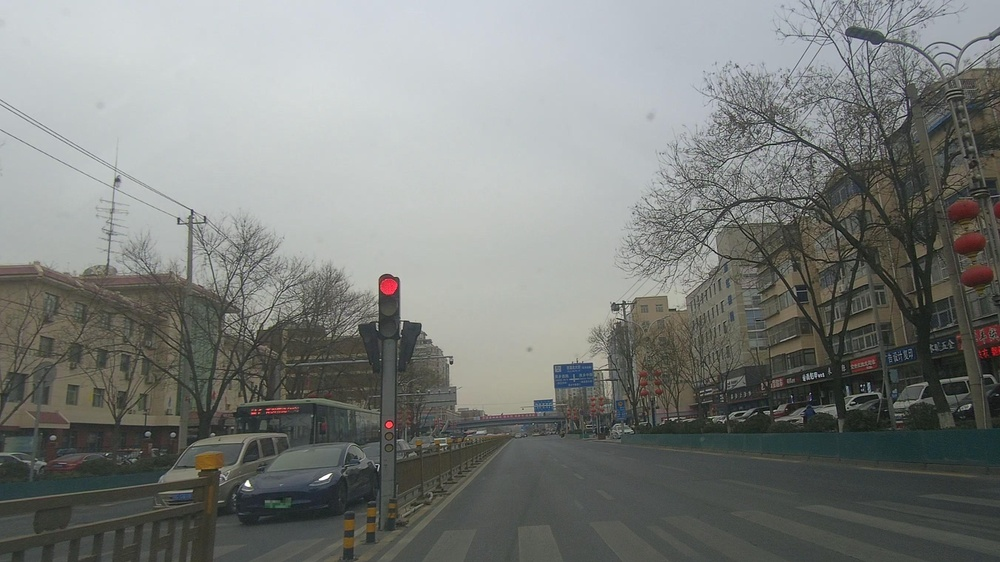
#> input picture image/boss.jpg, 1000 x 562 px, shrunk from 2704 x 1520 before the run
$ python direct_tuner.py --image image/boss.jpg --circle-tol 0.25 --intersection 0.8
#> lines starting #> are read from the running program, lines starting #| are printed output that depends on the picture; after the words box and inside, x2 and y2 are one past the last pixel; in counts of white or black regions, pixels touching at a corner belong together
#!/usr/bin/env python3
"""
Direct-method tuning helper.

Usage example:
    python direct_tuner.py --image image/boss.jpg --circle-tol 0.25 --intersection 0.8

The script draws every candidate rectangle and highlights the best direct match
so you can iteratively find good parameter values before wiring them into the UI.
"""

from __future__ import annotations

import argparse
from dataclasses import dataclass
from pathlib import Path
from typing import List, Optional, Sequence, Tuple

import cv2
import numpy as np

RED_HSV_BOUNDS = (
    (np.array([0, 80, 80]), np.array([10, 255, 255])),
    (np.array([160, 80, 80]), np.array([179, 255, 255])),
)
GREEN_HSV_BOUNDS = (np.array([35, 50, 50]), np.array([90, 255, 255]))


@dataclass
class Rectangle:
    x: int
    y: int
    w: int
    h: int


@dataclass
class Blob:
    bbox: Tuple[int, int, int, int]
    contour: np.ndarray
    color: str  # "red" | "green"


def parse_args() -> argparse.Namespace:
    parser = argparse.ArgumentParser(description="Fine tune direct detection parameters.")
    parser.add_argument("--image", required=True, help="Path to image to analyse.")
    parser.add_argument("--circle-tol", type=float, default=0.3, help="Max |1 - circularity| allowed (direct).")
    parser.add_argument(
        "--intersection",
        type=float,
        default=0.7,
        help="Required overlap ratio between rect and blob (direct).",
    )
    parser.add_argument("--min-rect-area", type=int, default=1000, help="Minimum area for rectangle candidates.")
    parser.add_argument(
        "--min-rect-aspect",
        type=float,
        default=0.75,
        help="Minimum aspect ratio (width / height) for rectangle candidates.",
    )
    parser.add_argument(
        "--max-rect-aspect",
        type=float,
        default=1.33,
        help="Maximum aspect ratio (width / height) for rectangle candidates.",
    )
    parser.add_argument(
        "--min-blob-area",
        type=int,
        default=30,
        help="Minimum contour area for blobs (after color masking).",
    )
    parser.add_argument(
        "--save",
        type=Path,
        help="Optional path to save the visualization instead of (or in addition to) showing it.",
    )
    parser.add_argument(
        "--no-window",
        action="store_true",
        help="Skip cv2.imshow (useful when running headless, rely on --save).",
    )
    return parser.parse_args()


def clean_mask(mask: np.ndarray) -> np.ndarray:
    kernel = np.ones((3, 3), np.uint8)
    return cv2.morphologyEx(cv2.morphologyEx(mask, cv2.MORPH_OPEN, kernel), cv2.MORPH_CLOSE, kernel)


def find_rectangles(
    image: np.ndarray,
    min_area: int,
    min_aspect: float,
    max_aspect: float,
) -> List[Rectangle]:
    gray = cv2.cvtColor(image, cv2.COLOR_BGR2GRAY)
    blur = cv2.GaussianBlur(gray, (5, 5), 0)
    edges = cv2.Canny(blur, 50, 150)
    contours, _ = cv2.findContours(edges, cv2.RETR_TREE, cv2.CHAIN_APPROX_SIMPLE)

    rectangles: List[Rectangle] = []
    for cnt in contours:
        x, y, w, h = cv2.boundingRect(cnt)
        area = w * h
        if area < min_area:
            continue
        aspect_ratio = w / float(h) if h else 0
        if aspect_ratio < min_aspect or aspect_ratio > max_aspect:
            continue
        rectangles.append(Rectangle(x, y, w, h))
    return rectangles


def find_color_blobs(image: np.ndarray, min_blob_area: int) -> List[Blob]:
    hsv = cv2.cvtColor(image, cv2.COLOR_BGR2HSV)

    red_mask = np.zeros(hsv.shape[:2], dtype=np.uint8)
    for lower, upper in RED_HSV_BOUNDS:
        red_mask = cv2.bitwise_or(red_mask, cv2.inRange(hsv, lower, upper))
    green_mask = cv2.inRange(hsv, GREEN_HSV_BOUNDS[0], GREEN_HSV_BOUNDS[1])

    blobs: List[Blob] = []

    for mask, color in ((red_mask, "red"), (green_mask, "green")):
        clean = clean_mask(mask)
        cnts, _ = cv2.findContours(clean, cv2.RETR_EXTERNAL, cv2.CHAIN_APPROX_SIMPLE)
        for cnt in cnts:
            if cv2.contourArea(cnt) < min_blob_area:
                continue
            blobs.append(Blob(bbox=cv2.boundingRect(cnt), contour=cnt, color=color))
    return blobs


def evaluate_circularity(contour: np.ndarray) -> float:
    perimeter = cv2.arcLength(contour, True)
    area = cv2.contourArea(contour)
    if perimeter == 0 or area == 0:
        return 0.0
    return 4 * np.pi * area / (perimeter * perimeter)


def run_direct_matching(
    rectangles: Sequence[Rectangle],
    blobs: Sequence[Blob],
    circle_tolerance: float,
    intersection_ratio: float,
) -> Tuple[Optional[dict], List[Rectangle]]:
    direct_match = None
    candidates: List[Rectangle] = []

    for rect in rectangles:
        rx, ry, rw, rh = rect.x, rect.y, rect.w, rect.h
        ratio = rw / float(rh)
        if ratio < 0.75 or ratio > 1.33:
            continue
        candidates.append(rect)

        rect_area = rw * rh

        for blob in blobs:
            circ = evaluate_circularity(blob.contour)
            if abs(1 - circ) > circle_tolerance:
                continue

            bx, by, bw, bh = blob.bbox
            blob_area = bw * bh
            xi1 = max(rx, bx)
            yi1 = max(ry, by)
            xi2 = min(rx + rw, bx + bw)
            yi2 = min(ry + rh, by + bh)
            inter_w = max(0, xi2 - xi1)
            inter_h = max(0, yi2 - yi1)
            inter_area = inter_w * inter_h

            if inter_area > intersection_ratio * rect_area and inter_area > intersection_ratio * blob_area:
                direct_match = {
                    "rectangle": rect,
                    "blob": blob,
                    "overlap": inter_area / max(rect_area, blob_area),
                    "circularity": circ,
                }
                return direct_match, candidates

    return direct_match, candidates


def color_for_rect(rect: Rectangle, blobs: Sequence[Blob]) -> Tuple[int, int, int]:
    rx, ry, rw, rh = rect.x, rect.y, rect.w, rect.h
    best_color = (180, 180, 180)
    best_overlap = 0.0
    for blob in blobs:
        bx, by, bw, bh = blob.bbox
        xi1 = max(rx, bx)
        yi1 = max(ry, by)
        xi2 = min(rx + rw, bx + bw)
        yi2 = min(ry + rh, by + bh)
        overlap = max(0, xi2 - xi1) * max(0, yi2 - yi1)
        if overlap > best_overlap:
            best_overlap = overlap
            best_color = (0, 0, 255) if blob.color == "red" else (0, 255, 0)
    return best_color


def visualize(image: np.ndarray, blobs: Sequence[Blob], rectangles: Sequence[Rectangle], direct_match: Optional[dict]):
    viz = image.copy()
    for rect in rectangles:
        cv2.rectangle(
            viz,
            (rect.x, rect.y),
            (rect.x + rect.w, rect.y + rect.h),
            color_for_rect(rect, blobs),
            2,
        )
    for blob in blobs:
        color = (0, 0, 255) if blob.color == "red" else (0, 255, 0)
        cv2.drawContours(viz, [blob.contour], -1, color, 2)

    if direct_match:
        rect = direct_match["rectangle"]
        blob = direct_match["blob"]
        cv2.rectangle(
            viz,
            (rect.x, rect.y),
            (rect.x + rect.w, rect.y + rect.h),
            (255, 255, 0),
            3,
        )
        cv2.drawContours(viz, [blob.contour], -1, (0, 255, 255), 3)
        cv2.putText(
            viz,
            f"Match {blob.color.upper()}  circ={direct_match['circularity']:.2f}",
            (rect.x, max(0, rect.y - 10)),
            cv2.FONT_HERSHEY_SIMPLEX,
            0.6,
            (255, 255, 0),
            2,
        )

    return viz


def main() -> None:
    args = parse_args()
    image_path = Path(args.image)
    image = cv2.imread(str(image_path))
#> image is the input picture: shape (562, 1000, 3); mean B, G, R 123.2, 126, 123.3
    if image is None:
        raise SystemExit(f"Impossible de lire l'image {image_path}")

    rectangles = find_rectangles(
        image,
        min_area=args.min_rect_area,
        min_aspect=args.min_rect_aspect,
        max_aspect=args.max_rect_aspect,
    )
#> in find_rectangles, `edges = cv2.Canny(blur, 50, 150)`:
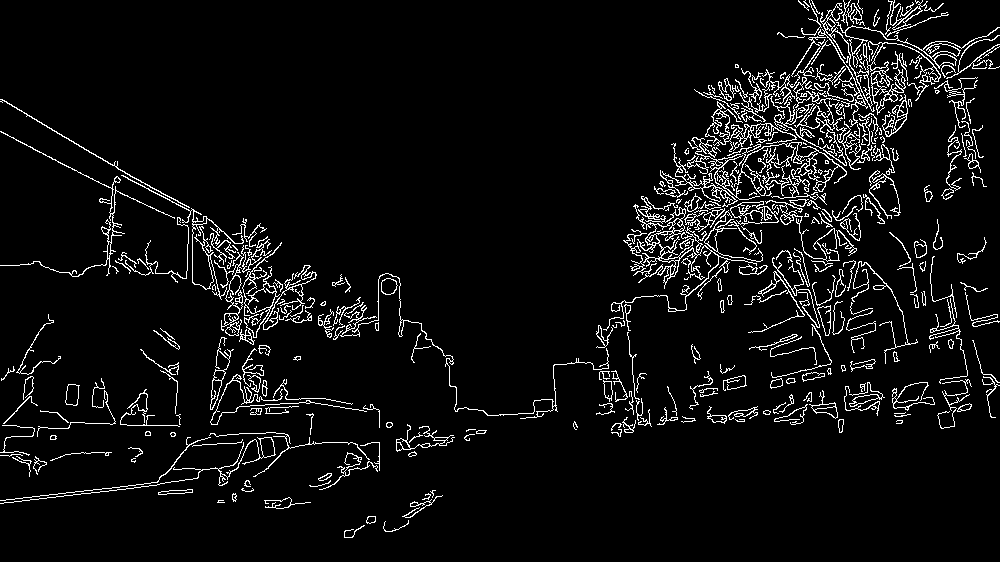
#> edges: shape (562, 1000); 5.7% white in thin lines or dots
#> in find_rectangles, `contours, _ = cv2.findContours(edges, cv2.RETR_TREE, cv2.CHAIN_APPROX_..`: contours = 604 contours, 362 with area under 20; largest, box (x1, y1, x2, y2) and area: (734, 142, 847, 205) 1804, (770, 77, 861, 170) 1168, (603, 196, 757, 331) 1146, (818, 3, 941, 127) 1098, (239, 242, 282, 345) 718
#> the loop in find_rectangles, `for cnt in contours:` made 604 passes
#> (x, y, w, h, area) on passes 1 to 3: (344, 525, 21, 13, 273), (383, 520, 26, 12, 312), (366, 516, 10, 8, 80)
#> after the loop in find_rectangles, `for cnt in contours:`: rectangles = 24 items
#> rectangles = 24 items
    blobs = find_color_blobs(image, min_blob_area=args.min_blob_area)
#> the loop in find_color_blobs, `for lower, upper in RED_HSV_BOUNDS:` made 2 passes
#> pass 1, in find_color_blobs, `red_mask = cv2.bitwise_or(red_mask, cv2.inRange(hsv, lower, upper))`:
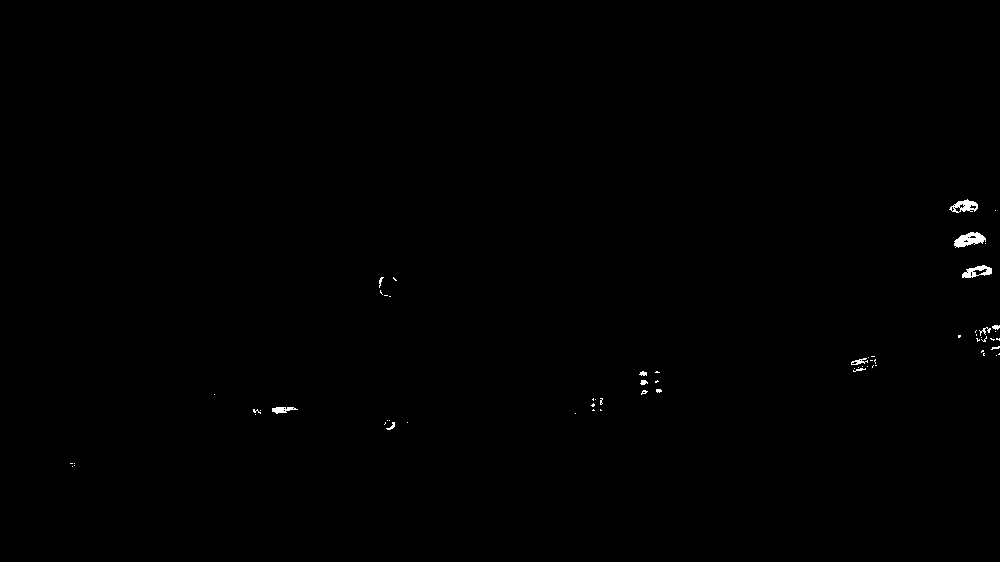
#> red_mask: shape (562, 1000); 0.24% white; 65 white regions (53 under 20 px), largest, box (x1, y1, x2, y2) and area: (954, 232, 986, 248) 300, (949, 199, 978, 213) 213, (962, 265, 992, 278) 209
#> in find_color_blobs, `green_mask = cv2.inRange(hsv, GREEN_HSV_BOUNDS[0], GREEN_HSV_BOUNDS[1])`:
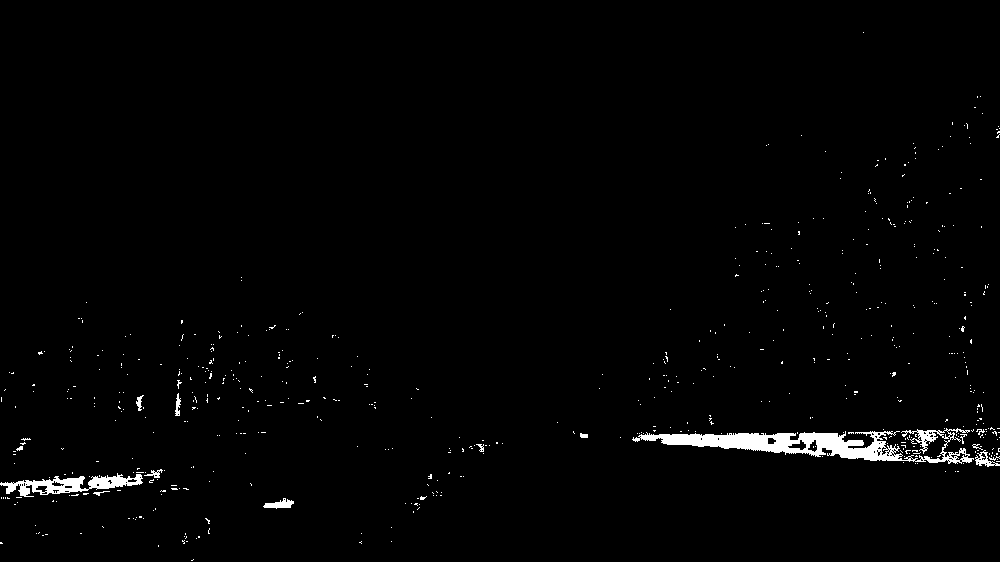
#> green_mask: shape (562, 1000); 1.5% white; 610 white regions (595 under 20 px), largest, box (x1, y1, x2, y2) and area: (632, 428, 974, 464) 4651, (0, 473, 143, 497) 1405, (263, 498, 294, 509) 184
#> the loop in find_color_blobs, `for mask, color in ((red_mask, "red"), (green_mask, "green")):` made 2 passes
#> (color, kernel in clean_mask) on passes 1 to 2: ('red', [[1, 1, 1], [1, 1, 1], [1, 1, 1]]), ('green', [[1, 1, 1], [1, 1, 1], [1, 1, 1]])
#> pass 2, in find_color_blobs, `clean = clean_mask(mask)`:
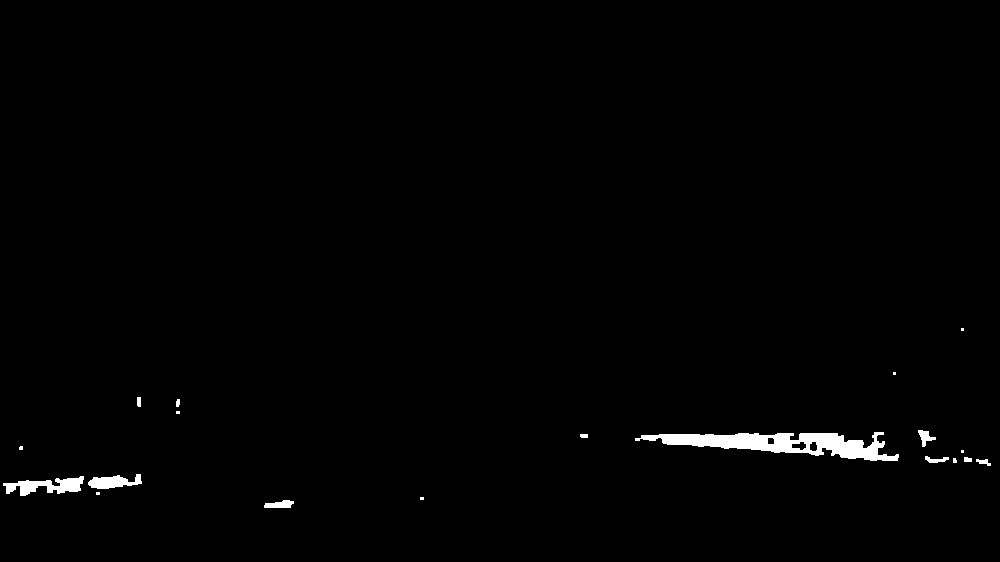
#> clean: shape (562, 1000); 1% white; 19 white regions (8 under 20 px), largest, box (x1, y1, x2, y2) and area: (635, 432, 899, 461) 3599, (3, 476, 84, 496) 826, (88, 474, 142, 489) 494
#> after the loop in find_color_blobs, `for mask, color in ((red_mask, "red"), (green_mask, "green")):`: blobs = 16 items
#> blobs = 16 items
    match, candidates = run_direct_matching(
        rectangles,
        blobs,
        circle_tolerance=args.circle_tol,
        intersection_ratio=args.intersection,
    )
#> the loop in run_direct_matching, `for rect in rectangles:` made 24 passes
#> (rx, ry, rw, rh, ratio, rect_area) on passes 1 to 8: (0, 425, 35, 31, 1.13, 1085), (844, 386, 36, 30, 1.2, 1080), (771, 324, 61, 54, 1.13, 3294), (965, 292, 35, 35, 1, 1225), (748, 271, 57, 62, 0.919, 3534), (263, 265, 54, 65, 0.831, 3510), (244, 283, 33, 31, 1.06, 1023), (241, 236, 31, 37, 0.838, 1147)

    print(f"Rectangles retenus : {len(candidates)} / {len(rectangles)} totaux")
#| Rectangles retenus : 24 / 24 totaux
    print(f"Blobs valides : {len(blobs)}")
#| Blobs valides : 16
    if match:
        print(
            f"✅ Match direct trouvé ({match['blob'].color.upper()}) – "
            f"circularité={match['circularity']:.3f}, overlap~{match['overlap']:.2f}"
        )
    else:
        print("❌ Aucun match direct avec ces paramètres.")

    viz = visualize(image, blobs, candidates, match)
#> the loop in visualize, `for rect in rectangles:` made 24 passes
#> after the loop in visualize, `for rect in rectangles:`:
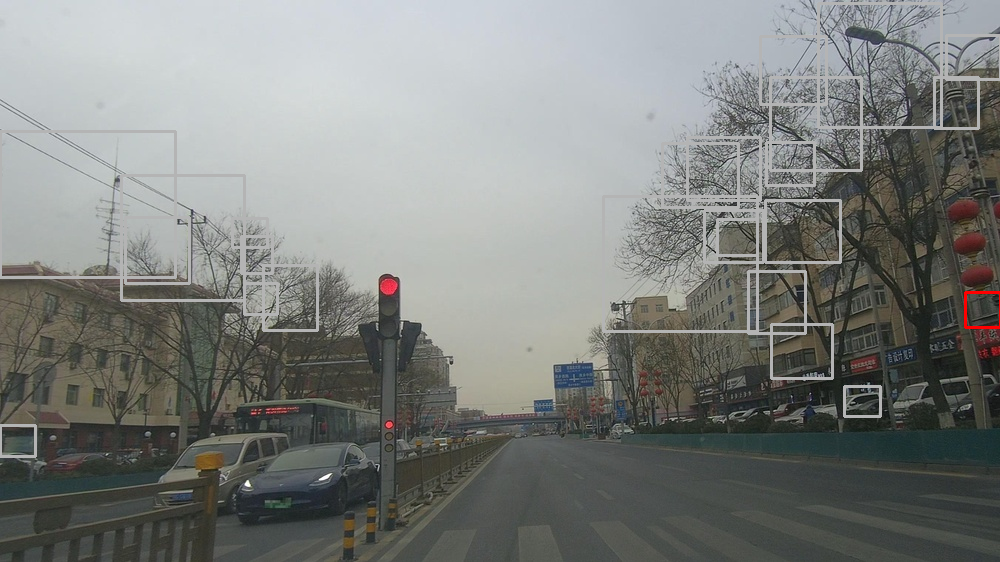
#> viz: shape (562, 1000, 3); 3.21% of pixels changed, all inside (x1, y1, x2, y2) = (0, 2, 1000, 458)
#> the loop in visualize, `for blob in blobs:` made 16 passes
#> after the loop in visualize, `for blob in blobs:`:
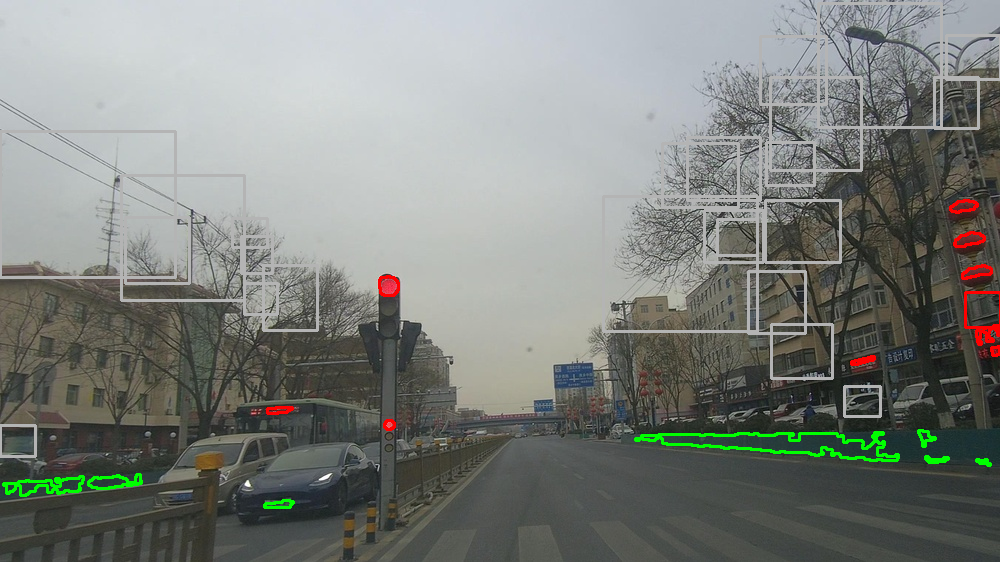
#> viz: shape (562, 1000, 3); 0.99% of pixels changed, all inside (x1, y1, x2, y2) = (2, 199, 1000, 509)

    if args.save:
        cv2.imwrite(str(args.save), viz)
        print(f"Visualisation sauvegardée dans {args.save}")

    if not args.no_window:
        cv2.imshow("Direct Method Tuner", viz)
        cv2.waitKey(0)
        cv2.destroyAllWindows()


if __name__ == "__main__":
    main()

$ run again, with image/level200.jpg copied over image/boss.jpg
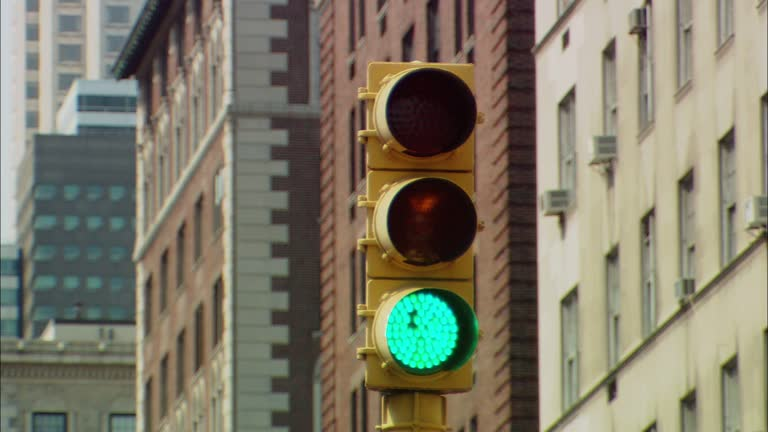
#> input picture image/level200.jpg, 768 x 432 px
#> in main, image is the input picture: shape (432, 768, 3); mean B, G, R 104.9, 122.8, 127.7
#> in find_rectangles, `edges = cv2.Canny(blur, 50, 150)`:
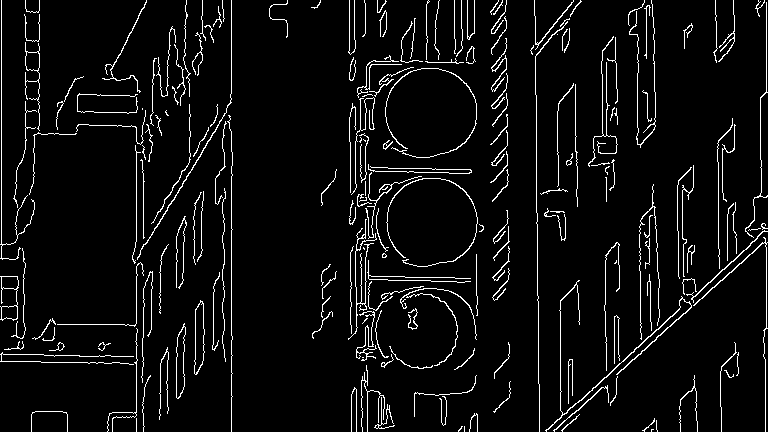
#> edges: shape (432, 768); 5.5% white in thin lines or dots
#> contours = 219 contours, 180 with area under 20; largest, box (x1, y1, x2, y2) and area: (194, 300, 205, 375) 535, (194, 301, 205, 375) 522, (176, 323, 186, 399) 470, (176, 326, 186, 399) 458, (0, 276, 19, 321) 406
#> the loop in find_rectangles, `for cnt in contours:` made 219 passes
#> (x, y, w, h, area) on passes 3 to 5: (458, 426, 5, 6, 30), (656, 420, 2, 12, 24), (642, 418, 13, 14, 182)
#> after the loop in find_rectangles, `for cnt in contours:`: rectangles = 10 items
#> hsv: shape (432, 768, 3); mean H, S, V 38.8, 68.3, 133.4
#> green_mask: shape (432, 768); 4.3% white; 223 white regions (149 under 20 px), largest, box (x1, y1, x2, y2) and area: (384, 288, 461, 375) 5009, (31, 407, 64, 432) 540, (450, 294, 480, 371) 518
#> the loop in find_color_blobs, `for mask, color in ((red_mask, "red"), (green_mask, "green")):` made 2 passes
#> (color, kernel in clean_mask) on passes 1 to 2: ('red', [[1, 1, 1], [1, 1, 1], [1, 1, 1]]), ('green', [[1, 1, 1], [1, 1, 1], [1, 1, 1]])
#> after the loop in find_color_blobs, `for mask, color in ((red_mask, "red"), (green_mask, "green")):`: blobs = 67 items
#> the loop in run_direct_matching, `for rect in rectangles:` made 10 passes
#> (rx, ry, rw, rh, ratio, rect_area) on passes 1 to 3: (553, 385, 56, 47, 1.19, 2632), (400, 288, 77, 78, 0.987, 6006), (545, 280, 147, 152, 0.967, 22344)
#| Rectangles retenus : 10 / 10 totaux
#| Blobs valides : 67
#> the loop in visualize, `for rect in rectangles:` made 10 passes
#> the loop in visualize, `for blob in blobs:` made 67 passes
#> after the loop in visualize, `for blob in blobs:`:
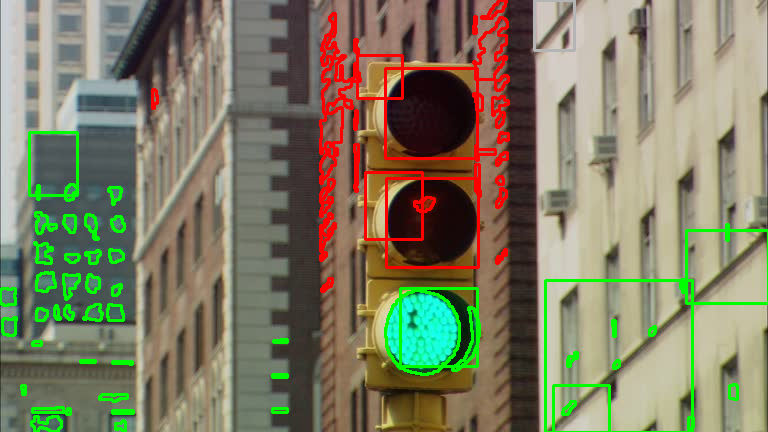
#> viz: shape (432, 768, 3); mean B, G, R 99.3, 124.9, 127.8
